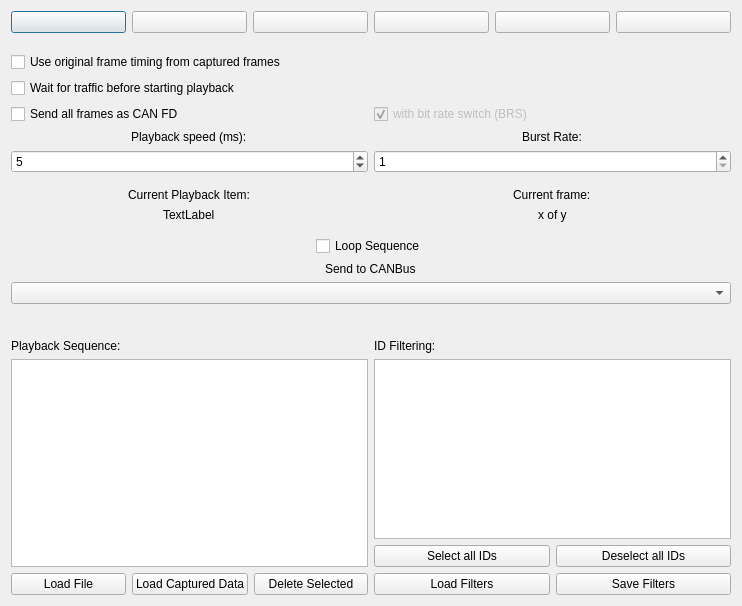
<?xml version="1.0" encoding="UTF-8"?>
<ui version="4.0">
 <class>FramePlaybackWindow</class>
 <widget class="QDialog" name="FramePlaybackWindow">
  <property name="geometry">
   <rect>
    <x>0</x>
    <y>0</y>
    <width>742</width>
    <height>606</height>
   </rect>
  </property>
  <property name="windowTitle">
   <string>Playback</string>
  </property>
  <layout class="QVBoxLayout" name="verticalLayout">
   <item>
    <layout class="QHBoxLayout" name="horizontalLayout">
     <item>
      <widget class="QPushButton" name="btnStepBack">
       <property name="text">
        <string/>
       </property>
       <property name="icon">
        <iconset resource="../icons.qrc">
         <normaloff>:/icons/images/NavBack.png</normaloff>:/icons/images/NavBack.png</iconset>
       </property>
      </widget>
     </item>
     <item>
      <widget class="QPushButton" name="btnPause">
       <property name="text">
        <string/>
       </property>
       <property name="icon">
        <iconset resource="../icons.qrc">
         <normaloff>:/icons/images/PauseHS.png</normaloff>:/icons/images/PauseHS.png</iconset>
       </property>
      </widget>
     </item>
     <item>
      <widget class="QPushButton" name="btnPlayReverse">
       <property name="text">
        <string/>
       </property>
       <property name="icon">
        <iconset resource="../icons.qrc">
         <normaloff>:/icons/images/ReverseHS.png</normaloff>:/icons/images/ReverseHS.png</iconset>
       </property>
      </widget>
     </item>
     <item>
      <widget class="QPushButton" name="btnStop">
       <property name="text">
        <string/>
       </property>
       <property name="icon">
        <iconset resource="../icons.qrc">
         <normaloff>:/icons/images/StopHS.png</normaloff>:/icons/images/StopHS.png</iconset>
       </property>
      </widget>
     </item>
     <item>
      <widget class="QPushButton" name="btnPlay">
       <property name="text">
        <string/>
       </property>
       <property name="icon">
        <iconset resource="../icons.qrc">
         <normaloff>:/icons/images/PlayHS.png</normaloff>:/icons/images/PlayHS.png</iconset>
       </property>
      </widget>
     </item>
     <item>
      <widget class="QPushButton" name="btnStepForward">
       <property name="text">
        <string/>
       </property>
       <property name="icon">
        <iconset resource="../icons.qrc">
         <normaloff>:/icons/images/NavForward.png</normaloff>:/icons/images/NavForward.png</iconset>
       </property>
      </widget>
     </item>
    </layout>
   </item>
   <item>
    <spacer name="verticalSpacer_4">
     <property name="orientation">
      <enum>Qt::Vertical</enum>
     </property>
     <property name="sizeType">
      <enum>QSizePolicy::Preferred</enum>
     </property>
     <property name="sizeHint" stdset="0">
      <size>
       <width>20</width>
       <height>25</height>
      </size>
     </property>
    </spacer>
   </item>
   <item>
    <widget class="QCheckBox" name="cbOriginalTiming">
     <property name="text">
      <string>Use original frame timing from captured frames</string>
     </property>
    </widget>
   </item>
   <item>
    <widget class="QCheckBox" name="ckWaitForTraffic">
     <property name="text">
      <string>Wait for traffic before starting playback</string>
     </property>
    </widget>
   </item>
   <item>
    <layout class="QHBoxLayout" name="layoutForceCanFD">
     <item>
      <widget class="QCheckBox" name="cbForceCanFD">
       <property name="toolTip">
        <string>Send every data frame as a CAN FD frame, whatever the log says. Useful for logs that don't record which frames were CAN FD. Remote frames are sent as they are: CAN FD has no remote frames.</string>
       </property>
       <property name="text">
        <string>Send all frames as CAN FD</string>
       </property>
      </widget>
     </item>
     <item>
      <widget class="QCheckBox" name="cbForceBRS">
       <property name="enabled">
        <bool>false</bool>
       </property>
       <property name="toolTip">
        <string>Bit rate switch: send the data phase at the faster CAN FD data rate</string>
       </property>
       <property name="text">
        <string>with bit rate switch (BRS)</string>
       </property>
       <property name="checked">
        <bool>true</bool>
       </property>
      </widget>
     </item>
    </layout>
   </item>
   <item>
    <layout class="QHBoxLayout" name="horizontalLayout_4">
     <item>
      <layout class="QVBoxLayout" name="verticalLayout_3">
       <item alignment="Qt::AlignHCenter">
        <widget class="QLabel" name="label">
         <property name="text">
          <string>Playback speed (ms):</string>
         </property>
        </widget>
       </item>
       <item>
        <widget class="QSpinBox" name="spinPlaySpeed">
         <property name="minimum">
          <number>0</number>
         </property>
         <property name="maximum">
          <number>1000</number>
         </property>
         <property name="value">
          <number>5</number>
         </property>
        </widget>
       </item>
      </layout>
     </item>
     <item>
      <layout class="QVBoxLayout" name="verticalLayout_2">
       <item alignment="Qt::AlignHCenter">
        <widget class="QLabel" name="label_3">
         <property name="text">
          <string>Burst Rate:</string>
         </property>
        </widget>
       </item>
       <item>
        <widget class="QSpinBox" name="spinBurstSpeed">
         <property name="minimum">
          <number>1</number>
         </property>
         <property name="maximum">
          <number>8</number>
         </property>
         <property name="value">
          <number>1</number>
         </property>
        </widget>
       </item>
      </layout>
     </item>
    </layout>
   </item>
   <item>
    <spacer name="verticalSpacer">
     <property name="orientation">
      <enum>Qt::Vertical</enum>
     </property>
     <property name="sizeType">
      <enum>QSizePolicy::Preferred</enum>
     </property>
     <property name="sizeHint" stdset="0">
      <size>
       <width>10</width>
       <height>20</height>
      </size>
     </property>
    </spacer>
   </item>
   <item>
    <layout class="QHBoxLayout" name="horizontalLayout_7">
     <item>
      <layout class="QVBoxLayout" name="verticalLayout_6">
       <item alignment="Qt::AlignHCenter">
        <widget class="QLabel" name="label_7">
         <property name="text">
          <string>Current Playback Item:</string>
         </property>
        </widget>
       </item>
       <item alignment="Qt::AlignHCenter">
        <widget class="QLabel" name="lblCurrPlayback">
         <property name="text">
          <string>TextLabel</string>
         </property>
        </widget>
       </item>
      </layout>
     </item>
     <item>
      <layout class="QVBoxLayout" name="verticalLayout_8">
       <item alignment="Qt::AlignHCenter">
        <widget class="QLabel" name="label_2">
         <property name="text">
          <string>Current frame:</string>
         </property>
        </widget>
       </item>
       <item alignment="Qt::AlignHCenter">
        <widget class="QLabel" name="lblPosition">
         <property name="text">
          <string>x of y</string>
         </property>
        </widget>
       </item>
      </layout>
     </item>
    </layout>
   </item>
   <item>
    <spacer name="verticalSpacer_2">
     <property name="orientation">
      <enum>Qt::Vertical</enum>
     </property>
     <property name="sizeType">
      <enum>QSizePolicy::Preferred</enum>
     </property>
     <property name="sizeHint" stdset="0">
      <size>
       <width>20</width>
       <height>20</height>
      </size>
     </property>
    </spacer>
   </item>
   <item alignment="Qt::AlignHCenter">
    <widget class="QCheckBox" name="cbLoop">
     <property name="text">
      <string>Loop Sequence</string>
     </property>
    </widget>
   </item>
   <item alignment="Qt::AlignHCenter">
    <widget class="QLabel" name="label_4">
     <property name="text">
      <string>Send to CANBus</string>
     </property>
    </widget>
   </item>
   <item>
    <widget class="QComboBox" name="comboCANBus"/>
   </item>
   <item>
    <spacer name="verticalSpacer_3">
     <property name="orientation">
      <enum>Qt::Vertical</enum>
     </property>
     <property name="sizeType">
      <enum>QSizePolicy::Preferred</enum>
     </property>
     <property name="sizeHint" stdset="0">
      <size>
       <width>20</width>
       <height>40</height>
      </size>
     </property>
    </spacer>
   </item>
   <item>
    <layout class="QHBoxLayout" name="horizontalLayout_5">
     <item>
      <layout class="QVBoxLayout" name="verticalLayout_5">
       <item>
        <widget class="QLabel" name="label_6">
         <property name="text">
          <string>&lt;html&gt;&lt;head/&gt;&lt;body&gt;&lt;p&gt;Playback Sequence:&lt;/p&gt;&lt;/body&gt;&lt;/html&gt;</string>
         </property>
        </widget>
       </item>
       <item>
        <widget class="QTableWidget" name="tblSequence"/>
       </item>
       <item>
        <layout class="QHBoxLayout" name="horizontalLayout_8">
         <item>
          <widget class="QPushButton" name="btnLoadFile">
           <property name="text">
            <string>Load File</string>
           </property>
          </widget>
         </item>
         <item>
          <widget class="QPushButton" name="btnLoadLive">
           <property name="text">
            <string>Load Captured Data</string>
           </property>
          </widget>
         </item>
         <item>
          <widget class="QPushButton" name="btnDelete">
           <property name="text">
            <string>Delete Selected</string>
           </property>
          </widget>
         </item>
        </layout>
       </item>
      </layout>
     </item>
     <item>
      <layout class="QVBoxLayout" name="verticalLayout_4">
       <item>
        <widget class="QLabel" name="label_5">
         <property name="text">
          <string>ID Filtering:</string>
         </property>
        </widget>
       </item>
       <item>
        <widget class="QListWidget" name="listID"/>
       </item>
       <item>
        <layout class="QHBoxLayout" name="horizontalLayout_6">
         <item>
          <widget class="QPushButton" name="btnSelectAll">
           <property name="text">
            <string>Select all IDs</string>
           </property>
          </widget>
         </item>
         <item>
          <widget class="QPushButton" name="btnSelectNone">
           <property name="text">
            <string>Deselect all IDs</string>
           </property>
          </widget>
         </item>
        </layout>
       </item>
       <item>
        <layout class="QHBoxLayout" name="horizontalLayout_9">
         <item>
          <widget class="QPushButton" name="btnLoadFilters">
           <property name="text">
            <string>Load Filters</string>
           </property>
          </widget>
         </item>
         <item>
          <widget class="QPushButton" name="btnSaveFilters">
           <property name="text">
            <string>Save Filters</string>
           </property>
          </widget>
         </item>
        </layout>
       </item>
      </layout>
     </item>
    </layout>
   </item>
   <item>
    <layout class="QHBoxLayout" name="horizontalLayout_3"/>
   </item>
  </layout>
 </widget>
 <tabstops>
  <tabstop>btnStepBack</tabstop>
  <tabstop>btnPause</tabstop>
  <tabstop>btnPlayReverse</tabstop>
  <tabstop>btnStop</tabstop>
  <tabstop>btnPlay</tabstop>
  <tabstop>btnStepForward</tabstop>
  <tabstop>spinPlaySpeed</tabstop>
  <tabstop>spinBurstSpeed</tabstop>
  <tabstop>cbLoop</tabstop>
  <tabstop>comboCANBus</tabstop>
  <tabstop>tblSequence</tabstop>
  <tabstop>btnLoadFile</tabstop>
  <tabstop>btnLoadLive</tabstop>
  <tabstop>btnDelete</tabstop>
  <tabstop>listID</tabstop>
  <tabstop>btnSelectAll</tabstop>
  <tabstop>btnSelectNone</tabstop>
  <tabstop>btnLoadFilters</tabstop>
  <tabstop>btnSaveFilters</tabstop>
 </tabstops>
 <resources>
  <include location="../icons.qrc"/>
 </resources>
 <connections/>
</ui>
